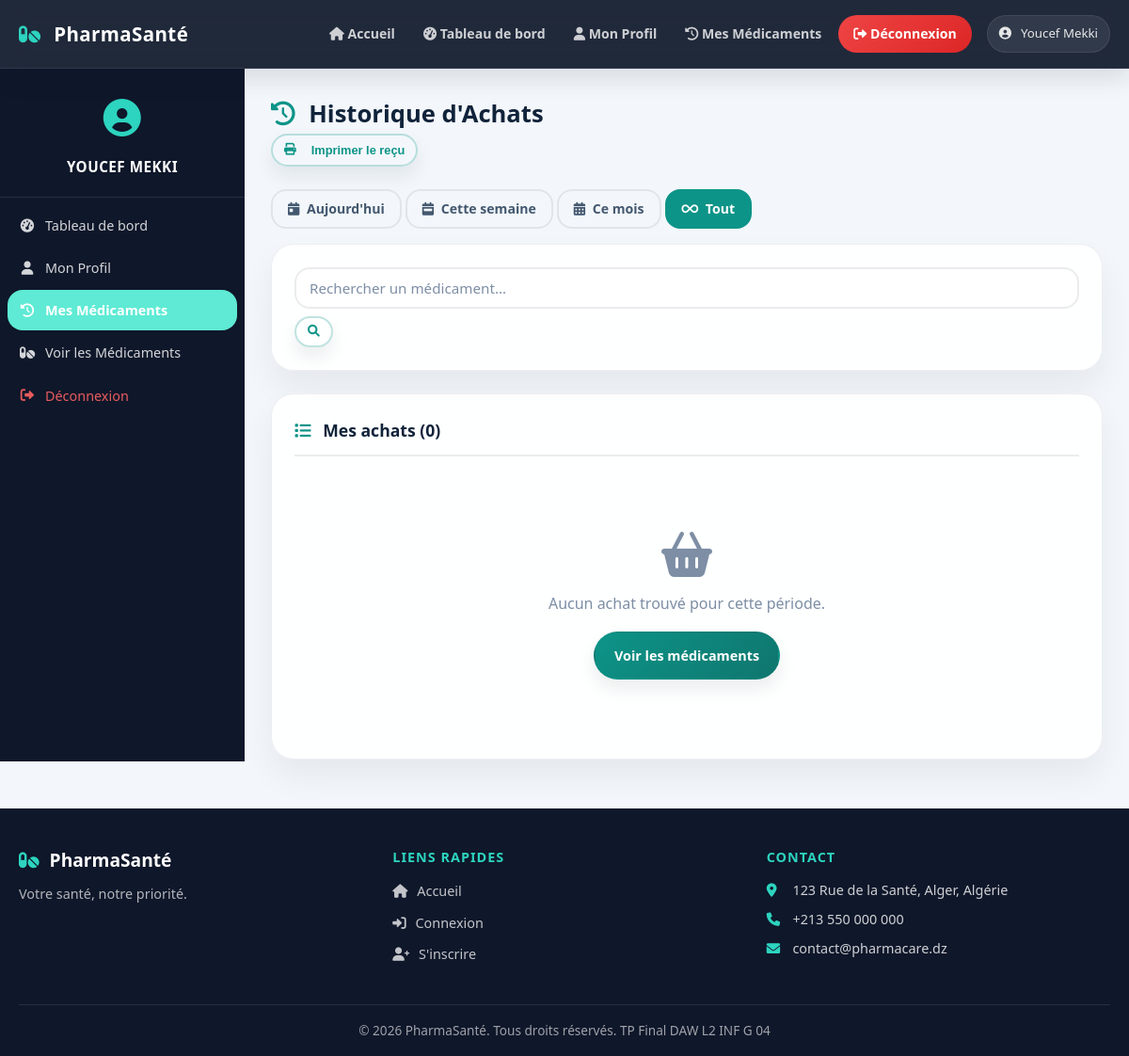
The app's page /patient_historique.php (signed in) with its own data.
### tables this page shows
CREATE TABLE `patient` (
    `id` INT NOT NULL AUTO_INCREMENT,
    `nom` VARCHAR(100) NOT NULL,
    `prenom` VARCHAR(100) NOT NULL,
    `telephone` VARCHAR(20) NOT NULL,
    `email` VARCHAR(100) NOT NULL,
    `password` VARCHAR(255) NOT NULL,
    `adresse` TEXT,
    `date_naissance` DATE,
    `date_creation` TIMESTAMP DEFAULT CURRENT_TIMESTAMP,
    PRIMARY KEY (`id`),
    UNIQUE KEY `uq_patient_email` (`email`)
);

CREATE TABLE `site_profile` (
    `id` TINYINT UNSIGNED NOT NULL,
    `full_name` VARCHAR(150) NOT NULL,
    `phone` VARCHAR(30) NOT NULL,
    `email` VARCHAR(150) NOT NULL,
    `location` VARCHAR(200) NOT NULL,
    `bio` VARCHAR(500) NOT NULL,
    `photo_path` VARCHAR(255) DEFAULT NULL,
    `updated_at` TIMESTAMP DEFAULT CURRENT_TIMESTAMP ON UPDATE CURRENT_TIMESTAMP,
    PRIMARY KEY (`id`)
);

### includes/functions.php (called while the page is built, shortened)
<?php
function h($data) {
    return htmlspecialchars($data, ENT_QUOTES, 'UTF-8');
}
function getSiteProfile($conn) {
    $create = $conn->query("CREATE TABLE IF NOT EXISTS site_profile (
        id TINYINT UNSIGNED NOT NULL PRIMARY KEY,
        full_name VARCHAR(150) NOT NULL,
        phone VARCHAR(30) NOT NULL,
        email VARCHAR(150) NOT NULL,
        location VARCHAR(200) NOT NULL,
        bio VARCHAR(500) NOT NULL,
        photo_path VARCHAR(255) DEFAULT NULL,
        updated_at TIMESTAMP DEFAULT CURRENT_TIMESTAMP ON UPDATE CURRENT_TIMESTAMP
    ) ENGINE=InnoDB DEFAULT CHARSET=utf8mb4 COLLATE=utf8mb4_unicode_ci");
    $result = $conn->query("SELECT * FROM site_profile WHERE id=1");
    if ($result && ($row = $result->fetch_assoc())) {
        return $row;
    }
    $defaults = array(
        'full_name' => 'PharmaSanté',
        'phone' => '+213 550 000 000',
        'email' => 'contact@pharmacare.dz',
        'location' => '123 Rue de la Santé, Alger, Algérie',
        'bio' => 'Votre santé, notre priorité.',
        'photo_path' => null
    );
    return $defaults;
}
?>

### patient_historique.php (the view, shortened to what this page needs)
<!DOCTYPE html>
<html lang="fr">
<head>
    <link rel="stylesheet" href="https://cdnjs.cloudflare.com/ajax/libs/font-awesome/6.0.0-beta3/css/all.min.css">
    <link rel="stylesheet" href="style.css">
</head>
<body class="dashboard-page">
<?php
require_once 'config/database.php';
require_once 'includes/functions.php';
include 'header.php';
$userId = $_SESSION['user_id'];
$filter = $_GET['filter'] ?? 'all';
$search = trim($_GET['search'] ?? '');
$rows = array();
$stPat = $conn->prepare("SELECT * FROM patient WHERE id=?");
$stPat->bind_param("i", $userId);
$stPat->execute();
$patient = $stPat->get_result()->fetch_assoc();
?>
<div class="dashboard-layout">
    <aside class="sidebar">
        <div class="sidebar-header">
            <div class="patient-avatar"><i class="fas fa-user-circle"></i></div>
            <div class="patient-name"><?php echo h($patient['prenom'] . ' ' . $patient['nom']); ?></div>
        </div>
        <nav class="sidebar-nav">
            <a href="patient_dashboard.php"><i class="fas fa-tachometer-alt"></i> Tableau de bord</a>
            <a href="patient_profile.php"><i class="fas fa-user"></i> Mon Profil</a>
            <a href="patient_historique.php" class="active"><i class="fas fa-history"></i> Mes Médicaments</a>
            <a href="index.php"><i class="fas fa-pills"></i> Voir les Médicaments</a>
            <a href="logout.php" class="sidebar-logout"><i class="fas fa-sign-out-alt"></i> Déconnexion</a>
        </nav>
    </aside>
    <main class="dashboard-main">
        <div class="page-header">
            <h1><i class="fas fa-history"></i> Historique d'Achats</h1>
            <button onclick="printList()" class="btn btn-outline btn-sm no-print"><i class="fas fa-print"></i> Imprimer le reçu</button>
        </div>
        <div class="filter-tabs no-print">
            <a href="?filter=today" class="filter-tab <?php echo $filter==='today'?'active':''; ?>"><i class="fas fa-calendar-day"></i> Aujourd'hui</a>
            <a href="?filter=week"  class="filter-tab <?php echo $filter==='week'?'active':''; ?>"><i class="fas fa-calendar-week"></i> Cette semaine</a>
            <a href="?filter=month" class="filter-tab <?php echo $filter==='month'?'active':''; ?>"><i class="fas fa-calendar-alt"></i> Ce mois</a>
            <a href="?filter=all"   class="filter-tab <?php echo $filter==='all'?'active':''; ?>"><i class="fas fa-infinity"></i> Tout</a>
        </div>
        <div class="section-card no-print">
            <form method="GET" class="search-form">
                <input type="text" name="search" class="form-input" placeholder="Rechercher un médicament..." value="<?php echo h($search); ?>">
                <button type="submit" class="btn btn-outline btn-sm"><i class="fas fa-search"></i></button>
            </form>
        </div>
        <div class="section-card">
            <div class="section-card-header"><h2><i class="fas fa-list"></i> Mes achats (<?php echo count($rows); ?>)</h2></div>
            <?php if (empty($rows)): ?>
            <div class="empty-state">
                <i class="fas fa-shopping-basket"></i>
                <p>Aucun achat trouvé pour cette période.</p>
                <a href="index.php" class="btn btn-primary">Voir les médicaments</a>
            </div>
            <?php endif; ?>
        </div>
    </main>
</div>
<?php include 'footer.php'; ?>
</body>
</html>

### footer.php (shortened to what this page needs)
<?php $siteProfile = getSiteProfile($conn); ?>
<footer class="site-footer">
    <div class="footer-inner">
        <div class="footer-brand">
            <h3><i class="fas fa-pills"></i> <?php echo h($siteProfile['full_name']); ?></h3>
            <p><?php echo h($siteProfile['bio']); ?></p>
        </div>
        <div class="footer-links">
            <h4>Liens rapides</h4>
            <ul>
                <li><a href="index.php"><i class="fas fa-home"></i> Accueil</a></li>
                <li><a href="login.php"><i class="fas fa-sign-in-alt"></i> Connexion</a></li>
                <li><a href="register_patient.php"><i class="fas fa-user-plus"></i> S'inscrire</a></li>
            </ul>
        </div>
        <div class="footer-contact">
            <h4>Contact</h4>
            <p><i class="fas fa-map-marker-alt"></i> <?php echo h($siteProfile['location']); ?></p>
            <p><i class="fas fa-phone"></i> <?php echo h($siteProfile['phone']); ?></p>
            <p><i class="fas fa-envelope"></i> <?php echo h($siteProfile['email']); ?></p>
        </div>
    </div>
    <div class="footer-bottom">
        <p>&copy; 2026 PharmaSanté. Tous droits réservés. TP Final DAW L2 INF G 04</p>
    </div>
</footer>

### records on screen
patient: prenom+nom "YOUCEF MEKKI"
site_profile: full_name "PharmaSanté", bio "Votre santé, notre priorité.", location "123 Rue de la Santé, Alger, Algérie", phone "+213 550 000 000", email "contact@pharmacare.dz"

### other values on screen
$userName "Youcef Mekki"
count($rows) "0"
